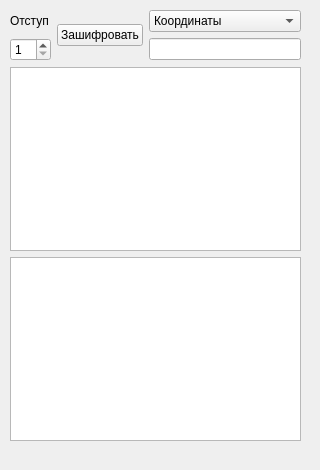
<?xml version="1.0" encoding="UTF-8"?>
<ui version="4.0">
 <class>MainWindow</class>
 <widget class="QMainWindow" name="MainWindow">
  <property name="geometry">
   <rect>
    <x>0</x>
    <y>0</y>
    <width>320</width>
    <height>470</height>
   </rect>
  </property>
  <property name="windowTitle">
   <string>MainWindow</string>
  </property>
  <widget class="QWidget" name="centralwidget">
   <widget class="QWidget" name="horizontalLayoutWidget_4">
    <property name="geometry">
     <rect>
      <x>10</x>
      <y>10</y>
      <width>291</width>
      <height>431</height>
     </rect>
    </property>
    <layout class="QHBoxLayout" name="horizontalLayout_3">
     <item>
      <layout class="QVBoxLayout" name="verticalLayout_2">
       <item>
        <layout class="QGridLayout" name="gridLayout">
         <item row="0" column="1" rowspan="2">
          <widget class="QPushButton" name="pushButton">
           <property name="text">
            <string>Зашифровать</string>
           </property>
          </widget>
         </item>
         <item row="0" column="0">
          <widget class="QLabel" name="label">
           <property name="text">
            <string>Отступ</string>
           </property>
          </widget>
         </item>
         <item row="1" column="0">
          <widget class="QSpinBox" name="spinBox">
           <property name="minimum">
            <number>1</number>
           </property>
          </widget>
         </item>
         <item row="0" column="2">
          <widget class="QComboBox" name="comboBox">
           <item>
            <property name="text">
             <string>Координаты</string>
            </property>
           </item>
           <item>
            <property name="text">
             <string>Задать шаблон</string>
            </property>
           </item>
          </widget>
         </item>
         <item row="1" column="2">
          <widget class="QLineEdit" name="lineEdit"/>
         </item>
        </layout>
       </item>
       <item>
        <widget class="QPlainTextEdit" name="plainTextEdit"/>
       </item>
       <item>
        <widget class="QTextBrowser" name="textBrowser"/>
       </item>
      </layout>
     </item>
    </layout>
   </widget>
  </widget>
 </widget>
 <resources/>
 <connections/>
</ui>
